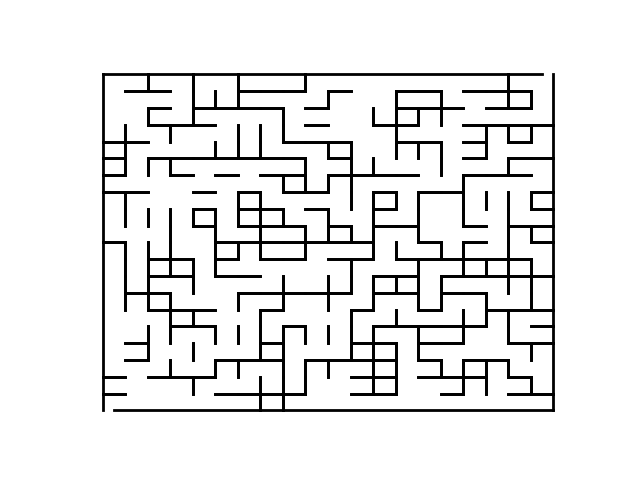

Write the Python code that produced this figure.
__author__ = "Dilawar Singh"
__email__ = "[email redacted]"

import itertools
import math
import random
from pathlib import Path
import typing as T

import networkx as nx
import matplotlib.pyplot as plt


def _possible_neighbours(node: T.Tuple[int, int], shape: T.Tuple[int, int]):
    m, n = shape
    _x, _y = node
    res = []
    # only horzontal or veritical paths are allowed.
    for theta in [0, math.pi / 2, math.pi, -math.pi / 2]:
        a, b = (_x + math.cos(theta), _y + math.sin(theta))
        if a < 0 or a >= m or b < 0 or b >= n:
            continue
        res.append((int(a), int(b)))
    return res


def _perpendicular_line(p0, p1, length=1.0):
    """Perpendicular line to (x, y)"""
    (x0, y0), (x1, y1) = p0, p1
    midx, midy = (x0 + x1) / 2, (y0 + y1) / 2
    theta = math.atan2(y1 - y0, x1 - x0) + math.pi / 2.0
    r = length / 2.0
    q0 = midx - r * math.cos(theta), midy - r * math.sin(theta)
    q1 = midx + r * math.cos(theta), midy + r * math.sin(theta)
    return q0, q1


def gen_seed_graph(m: int, n: int, is_perfect: bool = False):
    """
    Seed graph to generate the maze.
    """
    g = nx.Graph(shape=(m, n))
    nodes = []
    for i, j in itertools.product(range(m), range(n)):
        g.add_node((i, j), pos=(i + 1, j + 1))
        nodes.append((i, j))

    source, target = (0, 0), (m - 1, n - 1)
    g.nodes[source]["color"] = "red"
    g.nodes[target]["color"] = "red"
    while not nx.has_path(g, source, target):
        # add a random edge from a node to one of its nearest neighbour
        a = random.choice(nodes)
        b = random.choice(_possible_neighbours(a, g.graph["shape"]))
        g.add_edge(a, b)
    return g


def _draw_gragh(g, with_labels: bool = False, ax=None, **kwargs):
    if ax is None:
        return
    pos = nx.get_node_attributes(g, "pos")
    nx.draw(g, ax=ax, node_size=5, pos=pos, **kwargs)


def _draw_lines(lines, ax=None):
    if ax is None:
        return
    import matplotlib.pyplot as plt

    for p0, p1 in lines:
        xs, ys = zip(p0, p1)
        ax.plot(xs, ys, lw=2, color="k")
    ax.axis(False)


def _to_maze(g):
    """Now draw a maze from the graph.

    Draw a line between two disconnected nodes. Thats it.
    """
    nrow, ncol = g.graph["shape"]
    m, n = nrow - 1, ncol - 1
    r = 0.5
    lines = [
        ((m + r, 0 - r), (0, 0 - r)),  # entry notch
        ((m + r, n + r), (m + r, 0 - r)),
        ((0 - r, m + r), (m, n + r)),  # exit notch
        ((0 - r, 0 - r), (0 - r, m + r)),
    ]
    for a in g.nodes():
        bs = _possible_neighbours(a, g.graph["shape"])
        cs = list(g.neighbors(a))
        nopath = set(bs) - set(cs)
        for na in nopath:
            lines.append(_perpendicular_line(a, na))
    return lines


def create_maze(shape: T.Tuple[int, int] = (10, 10), is_perfect: bool = False):
    """Create maze of given shape."""
    g = gen_seed_graph(*shape, is_perfect)
    lines = _to_maze(g)
    return g, lines


def _find_all_solutions(g):
    m, n = g.graph["shape"]
    src, tgt = (0, 0), (m - 1, n - 1)
    return list(nx.all_shortest_paths(g, src, tgt))


def _find_a_solution(g):
    m, n = g.graph["shape"]
    src, tgt = (0, 0), (m - 1, n - 1)
    return nx.shortest_path(g, src, tgt)


def _draw_path(path, ax):
    xs, ys = zip(*path)
    ax.plot(xs, ys, alpha=0.5, color="blue")


def main(args):
    args.shape = (
        (int(x) for x in args.shape.split(","))
        if isinstance(args.shape, str)
        else args.shape
    )
    g, lines = create_maze(args.shape, is_perfect=args.perfect)
    ax = plt.subplot(111)
    _draw_lines(lines, ax=ax)

    if args.show_solution:
        # add solutions
        _draw_path(_find_a_solution(g), ax=ax)

    lines = [f"{l[0][0]} {l[0][1]} {l[1][0]} {l[1][1]}" for l in lines]
    if args.output is not None:
        with open(args.output, "w") as f:
            for l in lines:
                f.write(l)
            print(f'[+] maze is saved to {args.output}')

    if args.plot is not None:
        print(f"[+] Maze is saved to {args.plot}")
        plt.savefig(str(args.plot))
    else:
        plt.show()


if __name__ == "__main__":
    import argparse

    parser = argparse.ArgumentParser(description="Create maze")
    parser.add_argument(
        "-s",
        "--shape",
        default=(10, 10),
        help="Gridsize of the maze as csv e.g. -s 20,20 or -s 10,10",
    )
    parser.add_argument("--perfect", action="store_false", help="Perfect maze?")
    parser.add_argument(
        "-o", "--output", type=Path, help="Save maze (as lines) to this path."
    )
    parser.add_argument(
        "-p", "--plot", type=Path, help="Save maze (as image) to this path."
    )
    parser.add_argument(
        "-X",
        "--show-solution",
        action="store_true",
        help="If true, draw solution as well. Requires --plot to be set.",
    )
    args = parser.parse_args()
    main(args)
